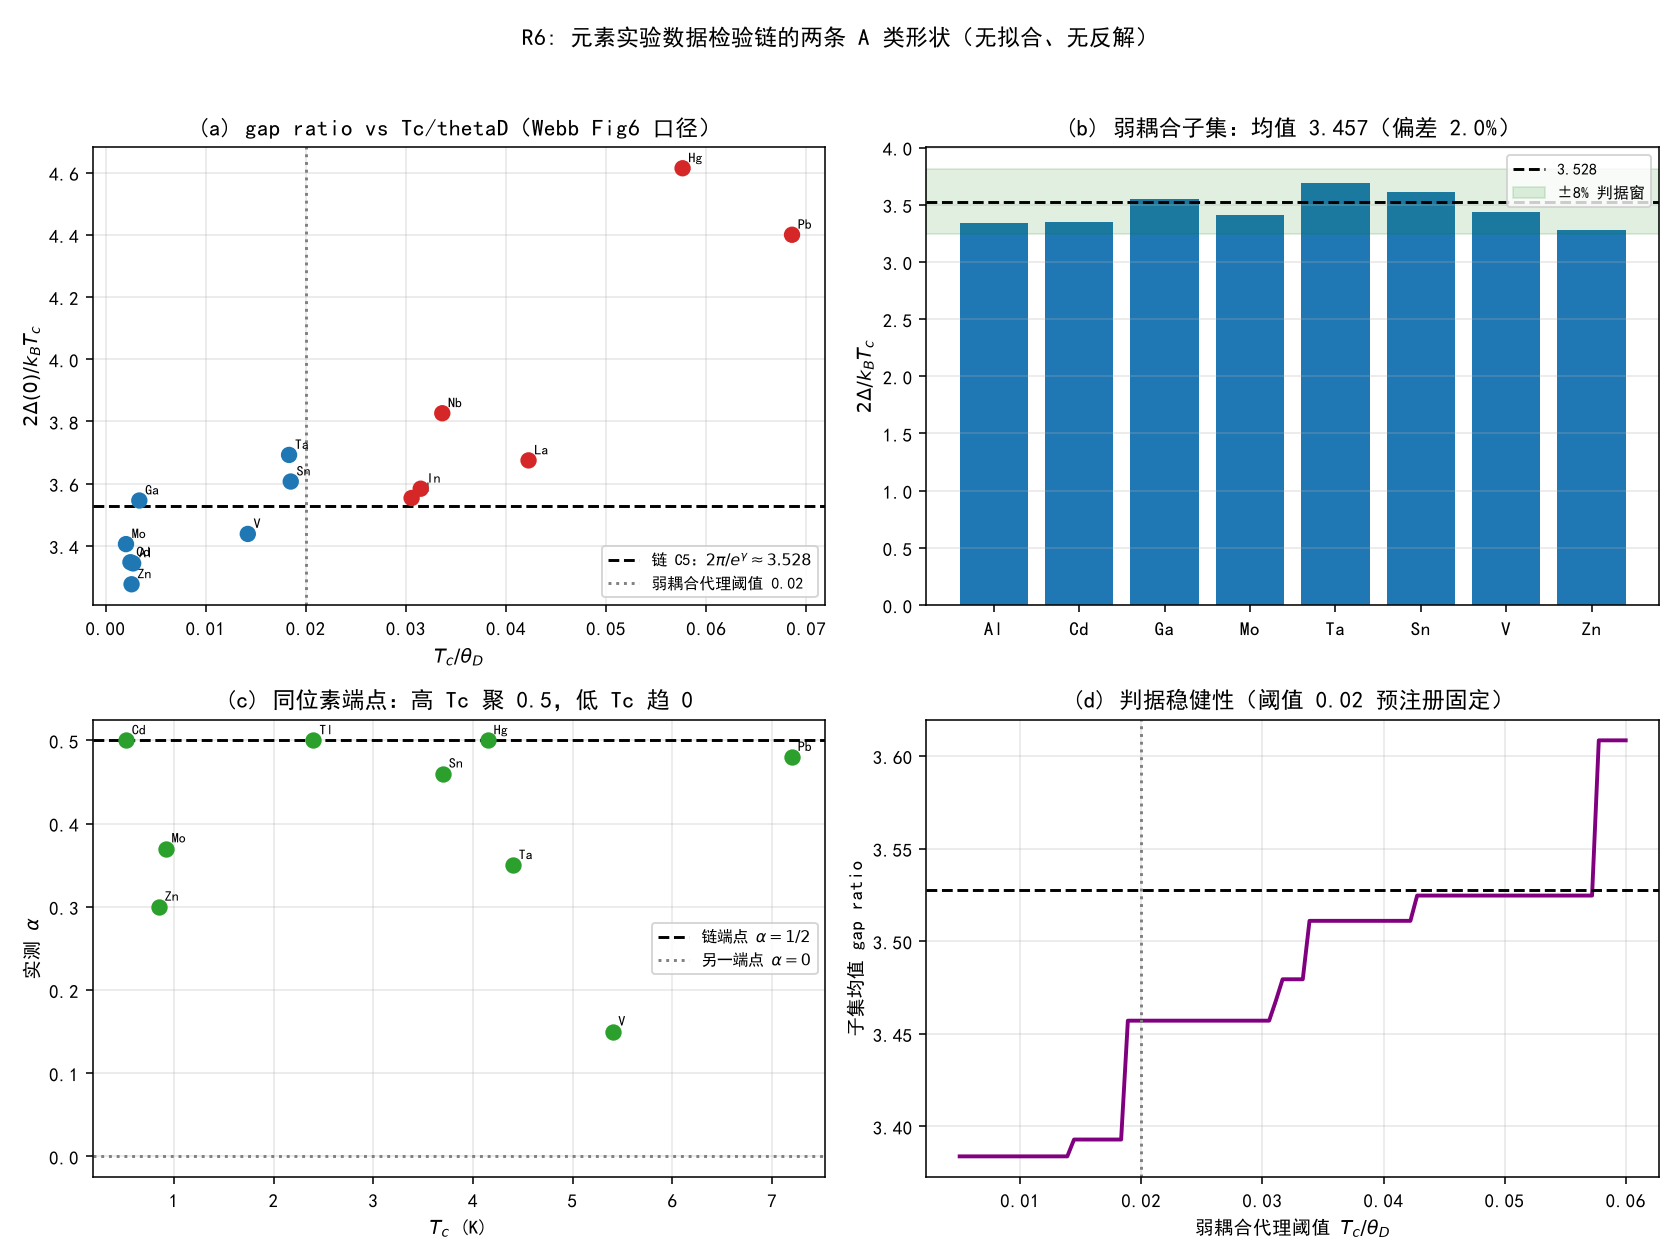

The Python source for this figure:
# -*- coding: utf-8 -*-
"""
R6: 元素实验数据检验链的两条 A 类形状——gap ratio 3.528 与同位素端点 0.5。
预注册判据见 07_数据与现象/预注册判定_R6.md；不拟合、不反解、不调参。
仅用标准库 + numpy + matplotlib。
运行：python "10 探索/超导第一性研究/04_计算验证/数据对照_能隙比与同位素.py"
"""
import csv
import math
import os

import numpy as np
import matplotlib
matplotlib.use("Agg")
import matplotlib.pyplot as plt

plt.rcParams["font.sans-serif"] = ["SimHei", "Microsoft YaHei"]
plt.rcParams["axes.unicode_minus"] = False

HERE = os.path.dirname(os.path.abspath(__file__))
DATA = os.path.join(os.path.dirname(HERE), "06_数据对照", "实验数据_元素.csv")
KB_EV_K = 8.617333262e-5  # 玻尔兹曼常数 eV/K（CODATA 外部常数）
RATIO_PRED = 2 * math.pi / math.exp(0.5772156649015329)  # 2pi/e^gamma ≈ 3.528
WEAK_THRESHOLD = 0.02  # 预注册写死的弱耦合代理阈值


def load():
    rows = []
    with open(DATA, "r", encoding="utf-8-sig") as f:
        for r in csv.DictReader(f):
            Tc = float(r["Tc_K"])
            thD = float(r["thetaD_K"])
            d2 = float(r["twoDelta_meV"])  # meV
            ratio = (d2 * 1e-3) / (KB_EV_K * Tc)
            alpha = float(r["alpha_measured"]) if r["alpha_measured"] else None
            rows.append(dict(el=r["element"], Tc=Tc, thD=thD,
                             tc_th=Tc / thD, ratio=ratio, alpha=alpha))
    return rows


def verify(rows):
    out = {}
    weak = [r for r in rows if r["tc_th"] < WEAK_THRESHOLD]
    strong = [r for r in rows if r["tc_th"] >= WEAK_THRESHOLD]
    out["weak_n"] = len(weak)
    out["strong_n"] = len(strong)
    out["weak_elements"] = ",".join(r["el"] for r in weak)
    out["strong_elements"] = ",".join(r["el"] for r in strong)

    ratios_weak = np.array([r["ratio"] for r in weak])
    out["weak_mean_ratio"] = float(np.mean(ratios_weak))
    out["weak_std_ratio"] = float(np.std(ratios_weak))
    out["weak_relerr_vs_3p528"] = float(abs(np.mean(ratios_weak) - RATIO_PRED) / RATIO_PRED)
    out["weak_pass_8pct"] = bool(out["weak_relerr_vs_3p528"] <= 0.08)
    out["ratio_pred"] = float(RATIO_PRED)

    # 强耦合预注册允许偏离（仅记录，不判失败）
    out["strong_mean_ratio"] = float(np.mean([r["ratio"] for r in strong])) if strong else float("nan")

    # 同位素端点
    alphas = [(r["el"], r["alpha"]) for r in rows if r["alpha"] is not None]
    out["alpha_n"] = len(alphas)
    out["alpha_mean"] = float(np.mean([a for _, a in alphas]))
    highTc = [a for el, a in alphas if next(r["Tc"] for r in rows if r["el"] == el) >= 2.0]
    out["alpha_highTc_mean"] = float(np.mean(highTc))
    out["alpha_endpoint_pass"] = bool(0 < out["alpha_highTc_mean"] <= 0.55)
    return out, rows, weak, strong


def plots(rows, weak, strong, out):
    fig, axes = plt.subplots(2, 2, figsize=(12, 9))

    # (a) gap ratio vs Tc/thetaD（Webb Fig 6 口径）
    ax = axes[0, 0]
    ax.scatter([r["tc_th"] for r in rows], [r["ratio"] for r in rows],
               c=["tab:red" if r in strong else "tab:blue" for r in rows], s=55, zorder=5)
    for r in rows:
        ax.annotate(r["el"], (r["tc_th"], r["ratio"]), fontsize=7,
                    xytext=(3, 3), textcoords="offset points")
    ax.axhline(RATIO_PRED, color="k", ls="--", lw=1.5, label=r"链 C5：$2\pi/e^\gamma\approx3.528$")
    ax.axvline(WEAK_THRESHOLD, color="gray", ls=":", lw=1.5, label="弱耦合代理阈值 0.02")
    ax.set_xlabel(r"$T_c/\theta_D$")
    ax.set_ylabel(r"$2\Delta(0)/k_BT_c$")
    ax.set_title("(a) gap ratio vs Tc/thetaD（Webb Fig6 口径）")
    ax.legend(fontsize=8)
    ax.grid(alpha=0.3)

    # (b) 弱耦合子集柱状
    ax = axes[0, 1]
    names = [r["el"] for r in weak]
    vals = [r["ratio"] for r in weak]
    ax.bar(names, vals, color="tab:blue")
    ax.axhline(RATIO_PRED, color="k", ls="--", lw=1.5, label="3.528")
    ax.axhspan(RATIO_PRED * 0.92, RATIO_PRED * 1.08, color="green", alpha=0.12, label="±8% 判据窗")
    ax.set_ylabel(r"$2\Delta/k_BT_c$")
    ax.set_title("(b) 弱耦合子集：均值 %.3f（偏差 %.1f%%）"
                 % (out["weak_mean_ratio"], 100 * out["weak_relerr_vs_3p528"]))
    ax.legend(fontsize=8)
    ax.grid(alpha=0.3, axis="y")

    # (c) 同位素 alpha vs Tc
    ax = axes[1, 0]
    alphas = [(r["el"], r["Tc"], r["alpha"]) for r in rows if r["alpha"] is not None]
    ax.scatter([t for _, t, _ in alphas], [a for _, _, a in alphas],
               c="tab:green", s=55, zorder=5)
    for el, t, a in alphas:
        ax.annotate(el, (t, a), fontsize=7, xytext=(3, 3), textcoords="offset points")
    ax.axhline(0.5, color="k", ls="--", lw=1.5, label=r"链端点 $\alpha=1/2$")
    ax.axhline(0.0, color="gray", ls=":", lw=1.5, label=r"另一端点 $\alpha=0$")
    ax.set_xlabel(r"$T_c$ (K)")
    ax.set_ylabel(r"实测 $\alpha$")
    ax.set_title("(c) 同位素端点：高 Tc 聚 0.5，低 Tc 趋 0")
    ax.legend(fontsize=8)
    ax.grid(alpha=0.3)

    # (d) 判据对弱耦合阈值的稳健性（扫描阈值只显示稳健性，不用于选参）
    ax = axes[1, 1]
    thr = np.linspace(0.005, 0.06, 100)
    means = []
    for t in thr:
        sub = [r["ratio"] for r in rows if r["tc_th"] < t]
        means.append(np.mean(sub) if sub else float("nan"))
    ax.plot(thr, means, "purple", lw=2)
    ax.axhline(RATIO_PRED, color="k", ls="--", lw=1.5)
    ax.axvline(WEAK_THRESHOLD, color="gray", ls=":", lw=1.5)
    ax.set_xlabel(r"弱耦合代理阈值 $T_c/\theta_D$")
    ax.set_ylabel(r"子集均值 gap ratio")
    ax.set_title("(d) 判据稳健性（阈值 0.02 预注册固定）")
    ax.grid(alpha=0.3)

    fig.suptitle("R6: 元素实验数据检验链的两条 A 类形状（无拟合、无反解）", fontsize=12)
    fig.tight_layout(rect=[0, 0, 1, 0.96])
    png = os.path.join(HERE, "数据对照_能隙比与同位素.png")
    fig.savefig(png, dpi=140)
    plt.close(fig)
    return png


if __name__ == "__main__":
    rows = load()
    out, rows, weak, strong = verify(rows)
    print("=== R6 数据对照（预注册判据） ===")
    for k, v in out.items():
        print(f"{k:32s} = {v}")
    p = plots(rows, weak, strong, out)
    path = os.path.join(HERE, "数据对照_能隙比与同位素_断言.csv")
    with open(path, "w", newline="", encoding="utf-8-sig") as f:
        w = csv.writer(f)
        w.writerow(["assertion", "value"])
        for k, v in out.items():
            w.writerow([k, v])
    print(f"\n图像: {p}\n判定表: {path}")
